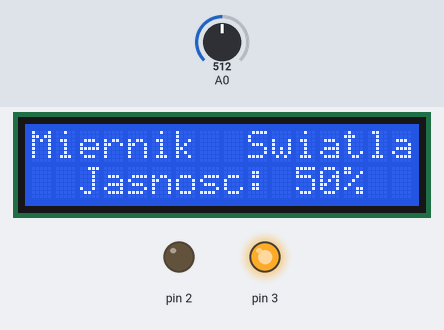
Bench run of a sketch on a simulated Arduino Uno, built with avr-gcc and run on an emulated ATmega328P. On the bench: 16×2 character LCD, output pins drawn as LEDs (lit = HIGH). The test bench sets the inputs (shaded band); at power-on: A0 = 512. What the sketch prints to the serial monitor is not drawn.

Above: at 1.2 s.
1.3 s: A0 set to 318
At 2.0 s:
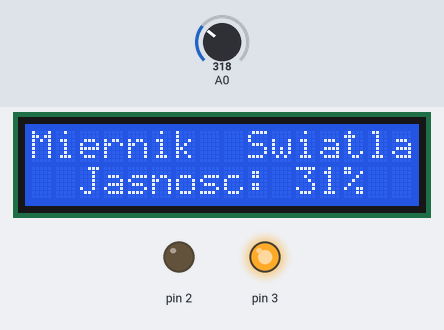
3.2 s: A0 set to 296
At 4.5 s:
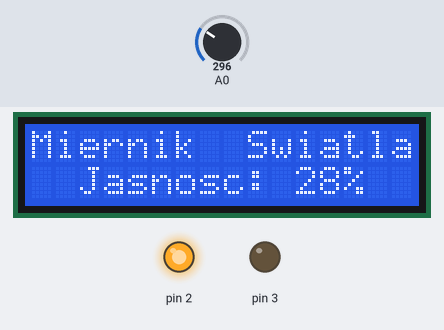
4.8 s: A0 set to 1023
At 5.8 s:
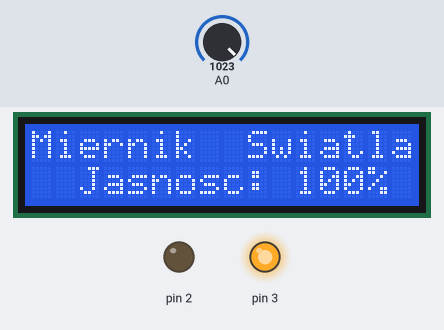
Timing chart, 0 to 7.8 s (numbered marks = the images above; inputs shaded):
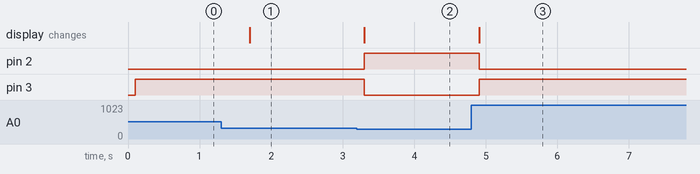

Measured:
- the behaviour switches between 307 and 306 on A0 (found by bisection; images 1 and 2)
- after the input at 1.3 s, the display: changes after 0.40 s (image 1)
- after the input at 3.2 s, pin 2: LOW → HIGH after 0.10 s; pin 3: HIGH → LOW after 0.10 s; the display: changes after 0.10 s (image 2)
- after the input at 4.8 s, pin 2: HIGH → LOW after 0.11 s; pin 3: LOW → HIGH after 0.11 s; the display: changes after 0.11 s (image 3)

The sketch:

natswiatla.ino
```cpp
#include <Wire.h>   // standardowa biblioteka Arduino
#include <LiquidCrystal_I2C.h> // dolaczenie pobranej biblioteki I2C dla LCD

LiquidCrystal_I2C lcd(0x27, 2, 1, 0, 4, 5, 6, 7, 3, POSITIVE);  // Ustawienie adresu ukladu na 0x27

void setup() {
  lcd.begin(16, 2);  // Inicjalizacja LCD 2x16

  lcd.backlight(); // zalaczenie podwietlenia
  lcd.setCursor(0, 0); // Ustawienie kursora w pozycji 0,0 (pierwszy wiersz, pierwsza kolumna)

  Serial.begin(9600);

  pinMode(2, OUTPUT);
  pinMode(3, OUTPUT);
}

void loop() {
  lcd.print("Miernik  Swiatla");
  lcd.setCursor(2, 1);
  lcd.print("Jasnosc:");
  //lcd.setCursor(11,1);

  int sensorValue = analogRead(A0);
  int swiatlo = sensorValue * (100.0 / 1023.0);
  lcd.setCursor(11, 1);
  lcd.print(swiatlo);
  Serial.println(swiatlo);
  lcd.print("%        ");

  if (swiatlo < 30) {
    digitalWrite(3, LOW);
    digitalWrite(2, HIGH);
  } else {
    digitalWrite(3, HIGH);
    digitalWrite(2, LOW);
  }

  delay(500);

}
```
